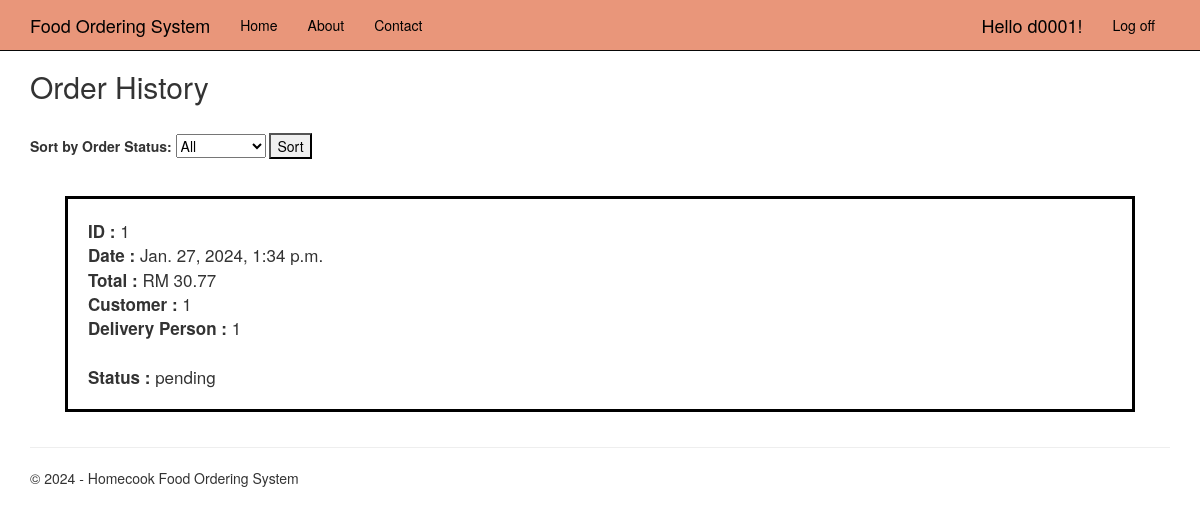
/displayOrderHistory (signed in), run on an earlier commit of the app's database.
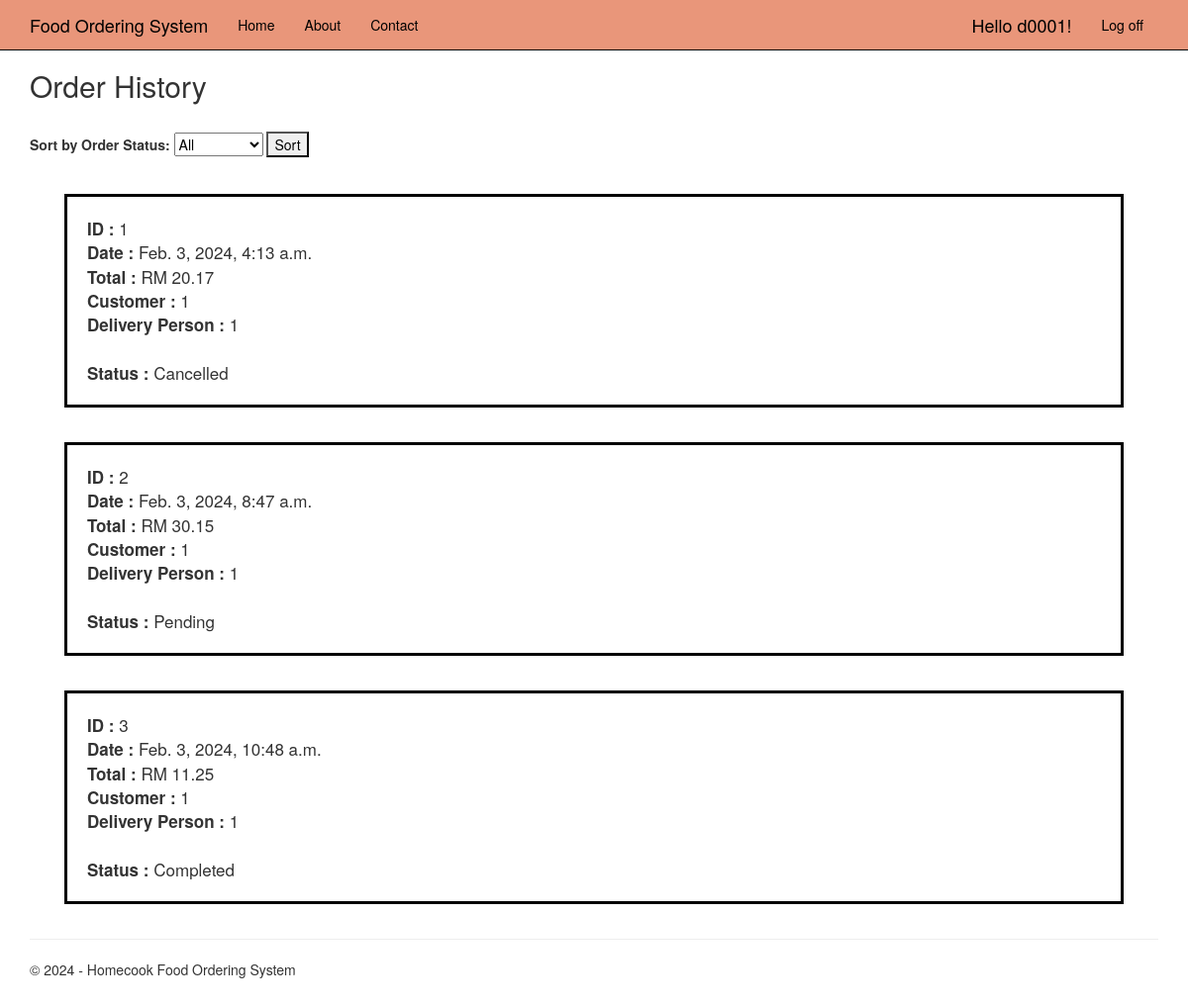
And on a later commit of the database.
### app/models.py (models this page shows, shortened)
class Order(models.Model):
    STATUS = [
        ('Pending', 'Pending'),
        ('Preparing', 'Preparing'),
        ('Ready', 'Ready'),
        ('Delivering', 'Delivering'),
        ('Completed', 'Completed'),
        ('Cancelled', 'Cancelled'),
        ('Rejected', 'Rejected'),
    ]
    order_id = models.BigAutoField(auto_created=True, primary_key=True, serialize=False, verbose_name='ID')
    order_date = models.DateTimeField(auto_now_add=True)
    order_totalprice = models.DecimalField(max_digits=10, decimal_places=2)
    order_status = models.CharField(max_length=20, choices=STATUS)
    customer_id = models.ForeignKey(Customer, on_delete=models.CASCADE)
    deliveryperson_id = models.ForeignKey(DeliveryPerson, on_delete=models.CASCADE, null=True)

class Customer(models.Model):
    user = models.OneToOneField(User, on_delete=models.CASCADE)
    customer_id = models.BigAutoField(auto_created=True, primary_key=True, serialize=False, verbose_name='ID')
    customer_name = models.CharField(max_length=30, null=True)
    customer_phone = models.CharField(max_length=20, null=True)
    customer_address = models.CharField(max_length=200, null=True)
    customer_spent = models.DecimalField(default=0, max_digits=12, decimal_places=2)
    def __str__(self):
        return str(self.customer_id)

class DeliveryPerson(models.Model):
    user = models.OneToOneField(User, on_delete=models.CASCADE)
    deliveryperson_id = models.BigAutoField(auto_created=True, primary_key=True, serialize=False, verbose_name='ID')
    deliveryperson_name = models.CharField(max_length=30, null=True)
    deliveryperson_phone = models.CharField(max_length=20, null=True)
    deliveryperson_address = models.CharField(max_length=200, null=True)
    def __str__(self):
        return str(self.deliveryperson_id)

### vendor/displayOrderHistory/views.py (the view)
# urls.py: re_path(r'^displayOrderHistory$', displayOrderHistory_views.displayOrderHistory, name='displayOrderHistory'),
@login_required
def displayOrderHistory(request):
    if request.method == 'GET':
        order_status = request.GET.get('order_status')
        queryset = Order.objects.all()
        if order_status:
            queryset = queryset.filter(order_status=order_status)
        context = {
            'year': datetime.now().year,
            'orders': queryset
        }
        return render(request, 'displayOrderHistory/displayOrderHistory.html', context)
    else:
        context = {
            'year': datetime.now().year,
        }
        return render(request, 'displayOrderHistory/displayOrderHistory.html', context)

### vendor/displayOrderHistory/templates/displayOrderHistory/displayOrderHistory.html (shortened to what this page needs)
{% extends "app/layout.html" %}
{% block content %}
<div class="all-order">
    <h2>Order History</h2><br>
    <form method="GET" action="{% url 'displayOrderHistory' %}">
        <label for="order_status">Sort by Order Status:</label>
        <select name="order_status" id="order_status">
            <option value="" {% if not request.GET.order_status %}selected{% endif %}>All</option>
        </select>
        <button type="submit">Sort</button>
    </form>
    {% if orders %}
        {% for order in orders %}
            <div class = 'item-container'>
                <strong>ID : </strong> {{ order.order_id }} <br>
                <strong>Date : </strong> {{ order.order_date }} <br>
                <strong>Total : </strong> RM {{ order.order_totalprice }} <br>
                <strong>Customer : </strong> {{ order.customer_id }} <br>
                <strong>Delivery Person : </strong> {{ order.deliveryperson_id }} <br>
                <br>
                <strong>Status : </strong> {{ order.order_status }} <br>
            </div>
        {% endfor %}
    {% else %}
        <br><h4><strong>No Order History found.</strong><h4>
    {% endif %}
</div>
{% endblock %}

### app/templates/app/layout.html (shortened to what this page needs)
<!DOCTYPE html>
<html>
<head>
    {% load static %}
    <link rel="stylesheet" type="text/css" href="{% static 'app/content/bootstrap.min.css' %}" />
    <link rel="stylesheet" type="text/css" href="{% static 'app/content/site.css' %}" />
</head>
<body>
    <div class="navbar navbar-inverse navbar-fixed-top">
        <div class="container">
            <div class="navbar-header">
                <a href="/" class="navbar-brand">Food Ordering System</a>
            </div>
            <div class="navbar-collapse collapse">
                <ul class="nav navbar-nav">
                    <li><a href="{% url 'home' %}">Home</a></li>
                    <li><a href="{% url 'about' %}">About</a></li>
                    <li><a href="{% url 'contact' %}">Contact</a></li>
                </ul>
                {% include 'app/loginpartial.html' %}
             </div>
        </div>
    </div>
    <div class="container body-content">
{% block content %}{% endblock %}
        <hr/>
        <footer>
            <p>&copy; {{ year }} - Homecook Food Ordering System</p>
        </footer>
    </div>
</body>
</html>

### app/templates/app/loginpartial.html (shortened to what this page needs)
{% if user.is_authenticated %}
<form id="logoutForm" action="/logout" method="post" class="navbar-right">
    <ul class="nav navbar-nav navbar-right">
        <li><span class="navbar-brand">Hello {{ user.username }}!</span></li>
        <li><a href="javascript:document.getElementById('logoutForm').submit()">Log off</a></li>
    </ul>
</form>
{% else %}
<ul class="nav navbar-nav navbar-right">
    <li><a href="{% url 'login' %}">Log in</a></li>
</ul>
{% endif %}

### app/static/app/content/site.css (style rules this page uses)
body { padding-top: 50px; padding-bottom: 20px; }
.body-content { padding-left: 15px; padding-right: 15px; }
input, select, textarea { max-width: 280px; }

### vendor/displayOrderHistory/templates/displayOrderHistory/displayOrderHistory.html (style rules this page uses)
.item-container { border: 3px solid black; margin: 35px; overflow: hidden; padding: 20px; font-size: 17px; }

### app/templates/app/layout.html (style rules this page uses)
.navbar { background-color: #E9967A; }
.navbar-nav > li > a, .navbar-brand { color: black; }
.navbar-inverse .navbar-nav > li > a, .navbar-inverse .navbar-brand { color: black; }

What changed in the data, as far as the page shows it:
changed Order id 1: order_date "Jan. 27, 2024, 1:34 p.m." → "Feb. 3, 2024, 4:13 a.m."; order_totalprice "30.77" → "20.17"; order_status "pending" → "Cancelled"
added Order: order_id "2", order_date "Feb. 3, 2024, 8:47 a.m.", order_totalprice "30.15", customer_id "1", deliveryperson_id "1", order_status "Pending"
added Order: order_id "3", order_date "Feb. 3, 2024, 10:48 a.m.", order_totalprice "11.25", customer_id "1", deliveryperson_id "1", order_status "Completed"
